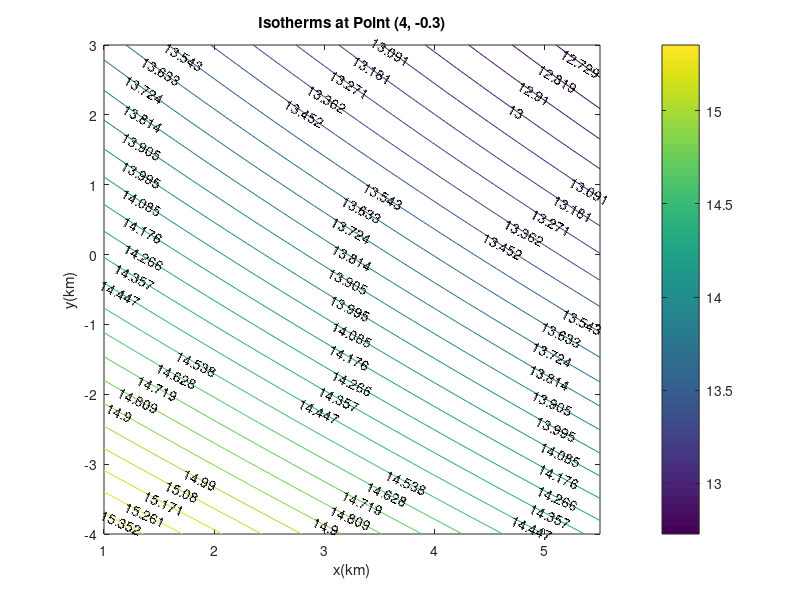

The MATLAB source for this figure:
clear all
clc

%using z value from part b. i.
z=0.1675;

x=1:0.1:5.5;
y=-4:0.1:3;
[x y]=meshgrid(x,y);
t=-0.1.*z.^2+17*exp(-0.1.*((0.1.*x-2)-(0.05.*y-1).^2-(z-1).^2))-10;

%use contour plot with a constant z value to find isotherms
[c h]=contour (x,y,t,30)
clabel (c,h)
xlabel('x(km)')
ylabel('y(km)')
title('Isotherms at Point (4, -0.3)')
colorbar
